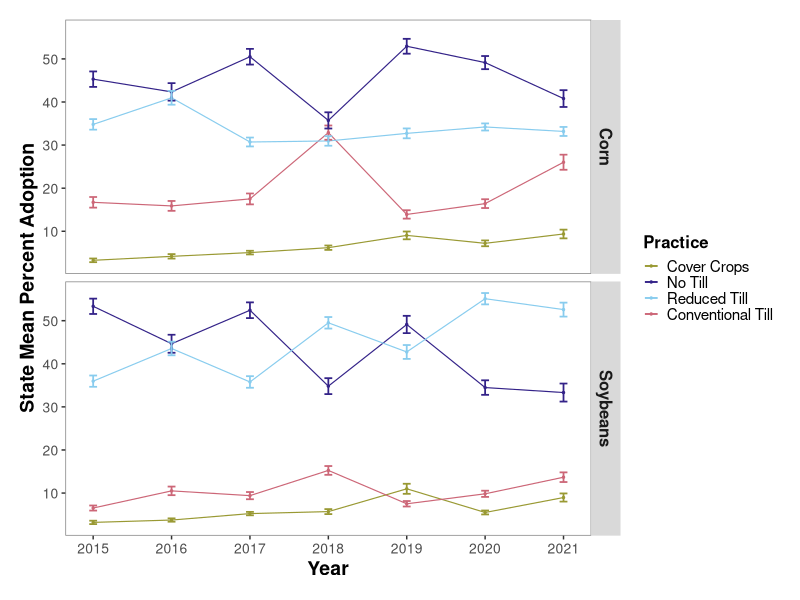
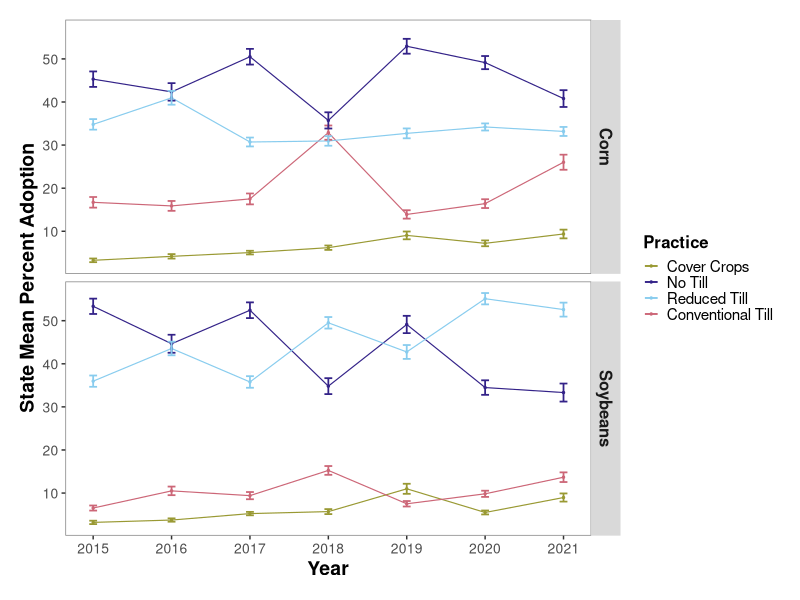

The R source for these figures, in order: (Note: this script raises an error after producing the figures.)
# OpTIS adoption rate information for Illinois and New York aggregated by counties 2015-2021.
# Data shared with AFT from Regrow analysis.
# Column "kpi_name" gives different types of land use areas, with "area" meaning the 
# analyzed acres of the county, tillage type/ cover crop / etc.
# units are ACRES

# load packages
library(reshape2) # for dcast()
library(ggplot2)
library(dplyr)


# to update data, run "download data.R"


# standard error
se <- function(x){sd(x)/(sqrt(length(x)))}

# load the data
datil <- read.csv("data/optis/datil_cleanlong.csv")




# what are the state average adoption rates by year and crop
means_cropyear <- datil %>% 
                group_by(state, year, crop_name, variable) %>%
                summarize(Mean = mean(value), se=se(value))
                          

# # what are the state average adoption rates by year (across all crops)
means_year <- datil%>%
              group_by(state, year, variable) %>%
              summarize(Mean = mean(value))

# what are the state average adoption rates across all available years (2015-2021) per crop?
means_crop <- datil%>%
                    group_by(state, crop_name, variable) %>%
                    summarize(Mean = mean(value), se=se(value))

# what are the state average adoption rates across MOST RECENT 4 YEARS 2018-2021?  
# note results not all that different between means_crop and means_crop_1821
# for now, will report most recent data:
means_crop_1821 <- datil%>%
              filter(year>2017) %>%
              group_by(crop_name, variable) %>%
              summarize(Mean = mean(value), se=se(value))

means_1821 <- datil%>%
  filter(year>2017) %>%
  group_by(variable) %>%
  summarize(Mean = mean(value), se=se(value))
# variable  Mean    se
# <chr>    <dbl> <dbl>
#   1 perc_cc   7.86 0.295
# 2 perc_ct  17.0  0.500
# 3 perc_nt  41.3  0.701
# 4 perc_rt  41.4  0.555

# what are the state average adoption rates across all years and crops
means_global <- datil%>%
                group_by(variable) %>%
                summarize(Mean = mean(value), se = se(value))


# plots for mean adoption rates

windows(xpinch=200, ypinch=200, width=5, height=5)


# State mean change over time
# facet by crop

pal4 <- c("#999933", "#332288", "#88ccee",  "#cc6677")


ggplot(data=means_cropyear, aes(x=year, y=Mean, group=variable)) +
  geom_line(aes(color=variable), linewidth=0.4) +
  geom_point(aes(color=variable), size=0.5) +
  geom_errorbar(aes(ymin=Mean-se, ymax=Mean+se, color=variable), width=0.1, linewidth=0.6) +
  scale_color_manual(values=pal4, 
                     name="Practice",
                     breaks=c("perc_cc", "perc_nt", "perc_rt", "perc_ct"),
                     labels=c("Cover Crops", "No Till", "Reduced Till", "Conventional Till")) +
  facet_grid(rows=vars(crop_name)) + 
  scale_x_continuous(breaks=seq(2015,2021, 1), name="Year") +
  ylab("State Mean Percent Adoption") +
  theme(
        panel.grid.minor=element_blank(), 
        panel.grid.major=element_blank() ,
        axis.text.x=element_text(size=10),
        axis.text.y=element_text(size=10),
        axis.title.x=element_text(size=14, face="bold"),
        axis.title.y=element_text(size=14, face="bold"),
        panel.background = element_rect(fill = 'white') ,
        panel.border=element_rect(color="grey50", fill=NA, linewidth=0.5),
        strip.text=element_text(size=12, face="bold"),
        legend.text=element_text(size=11),
        legend.title=element_text(size=12, face="bold"),
        plot.margin = unit(c(0.5,0.5,0.5,0.5), "cm"),
        legend.key=element_rect(fill="white"),
        legend.key.size = unit(0.4, "cm")
  )	 

ggsave("plots/state_rates_15-21_IL.png")


library(lme4)
# rate of change - all practices together
summary(lm(value~year*variable + county + crop_name, data=datil))
mem <- lmer(value~year*variable + crop_name + (1|county), data=datil)
isSingular(mem)
summary(lm(value~year, data=datil))
summary(lm(value~year*variable, data=datil))
summary(lm(value~year + crop_name, data=datil))
summary(lm(value~year + county, data=datil))
summary(lm(value~year*variable + crop_name, data=datil)) # no improvement with crop_name
summary(lm(value~year*variable + county, data=datil)) # no improvement with county

# rate of change - cover crops
# summary(lm(value~year, data=datil[datil$variable %in% "perc_cc",])) # R2 only 0.05, p is sig., slope=0.926
summary(lm(value~year + county, data=datil[datil$variable %in% "perc_cc",])) # improves R2 to 0.5, slope=0.99 (+/-0.07)
# Call:
#   lm(formula = value ~ year + county, data = datil[datil$variable %in% 
#                                                      "perc_cc", ])
# 
# Residuals:
#   Min      1Q  Median      3Q     Max 
# -14.267  -2.491  -0.324   1.764  38.313 
# 
# Coefficients:
#   Estimate Std. Error t value Pr(>|t|)    
# (Intercept)       -1.999e+03  1.371e+02 -14.585  < 2e-16 ***
#   year               9.935e-01  6.793e-02  14.626  < 2e-16 ***
#   countyAlexander    1.896e+00  1.912e+00   0.991 0.321642    
# countyBond         1.698e+00  1.912e+00   0.888 0.374561    
# countyBoone       -2.741e+00  1.912e+00  -1.433 0.151975    
# countyBrown       -3.217e-01  1.912e+00  -0.168 0.866411    
# countyBureau      -3.058e+00  1.912e+00  -1.600 0.109936    
# countyCalhoun      4.204e+00  1.912e+00   2.199 0.028068 *  
#   countyCarroll     -3.324e+00  1.912e+00  -1.739 0.082350 .  
# countyCass        -8.630e-02  1.912e+00  -0.045 0.964008    
# countyChampaign   -3.935e+00  1.912e+00  -2.058 0.039803 *  
#   countyChristian   -3.923e+00  1.912e+00  -2.052 0.040386 *  
#   countyClark       -1.388e+00  1.912e+00  -0.726 0.467889    
# countyClay         4.996e+00  1.912e+00   2.613 0.009084 ** 
#   countyClinton      6.573e+00  1.912e+00   3.437 0.000606 ***
#   countyColes       -2.940e+00  1.912e+00  -1.537 0.124428    
# countyCook        -2.629e+00  2.038e+00  -1.290 0.197300    
# countyCrawford     4.076e+00  1.912e+00   2.132 0.033205 *  
#   countyCumberland  -1.616e+00  1.912e+00  -0.845 0.398132    
# countyDeKalb      -4.573e+00  1.912e+00  -2.392 0.016906 *  
#   countyDeWitt      -4.538e+00  1.912e+00  -2.373 0.017782 *  
#   countyDouglas     -3.246e+00  1.912e+00  -1.698 0.089842 .  
# countyDuPage      -4.128e+00  2.636e+00  -1.566 0.117664    
# countyEdgar       -1.970e+00  1.912e+00  -1.030 0.303069    
# countyEdwards      1.137e+01  1.912e+00   5.948 3.49e-09 ***
#   countyEffingham    4.211e-01  1.912e+00   0.220 0.825711    
# countyFayette      8.500e-02  1.912e+00   0.044 0.964550    
# countyFord        -4.937e+00  1.912e+00  -2.582 0.009933 ** 
#   countyFranklin     6.956e+00  1.912e+00   3.638 0.000286 ***
#   countyFulton      -2.022e+00  1.912e+00  -1.057 0.290482    
# countyGallatin     8.374e+00  1.912e+00   4.380 1.29e-05 ***
#   countyGreene       3.934e+00  1.912e+00   2.058 0.039822 *  
#   countyGrundy      -5.009e+00  1.949e+00  -2.571 0.010266 *  
#   countyHamilton     7.630e+00  1.912e+00   3.990 6.97e-05 ***
#   countyHancock     -2.669e+00  1.912e+00  -1.396 0.163055    
# countyHardin       1.078e+01  1.948e+00   5.533 3.82e-08 ***
#   countyHenderson   -2.838e+00  1.912e+00  -1.484 0.138000    
# countyHenry       -3.516e+00  1.912e+00  -1.839 0.066156 .  
# countyIroquois    -3.949e+00  1.912e+00  -2.065 0.039099 *  
#   countyJackson     -2.862e-01  1.990e+00  -0.144 0.885682    
# countyJasper      -3.640e-01  1.912e+00  -0.190 0.849056    
# countyJefferson    5.178e+00  1.912e+00   2.708 0.006861 ** 
#   countyJersey       2.684e+00  1.912e+00   1.404 0.160668    
# countyJo Daviess  -2.657e-01  1.912e+00  -0.139 0.889505    
# countyJohnson      6.557e+00  1.912e+00   3.429 0.000625 ***
#   countyKane        -4.658e+00  1.912e+00  -2.436 0.014973 *  
#   countyKankakee    -2.404e+00  1.912e+00  -1.257 0.208853    
# countyKendall     -5.117e+00  2.039e+00  -2.510 0.012202 *  
#   countyKnox        -3.231e+00  1.912e+00  -1.690 0.091329 .  
# countyLaSalle     -4.122e+00  1.912e+00  -2.156 0.031292 *  
#   countyLawrence     8.533e+00  1.912e+00   4.463 8.79e-06 ***
#   countyLee         -4.006e+00  1.912e+00  -2.095 0.036340 *  
#   countyLivingston  -4.795e+00  1.912e+00  -2.508 0.012265 *  
#   countyLogan       -2.458e+00  1.912e+00  -1.285 0.198927    
# countyMacon       -3.723e+00  1.912e+00  -1.947 0.051730 .  
# countyMacoupin     2.489e-01  1.912e+00   0.130 0.896438    
# countyMadison      6.051e+00  1.912e+00   3.165 0.001589 ** 
#   countyMarion       7.706e-01  1.912e+00   0.403 0.687002    
# countyMarshall    -1.774e+00  1.912e+00  -0.928 0.353804    
# countyMason        2.978e+00  1.912e+00   1.558 0.119542    
# countyMassac       8.915e+00  1.912e+00   4.663 3.45e-06 ***
#   countyMcDonough   -3.982e+00  1.912e+00  -2.083 0.037466 *  
#   countyMcHenry     -2.193e+00  1.912e+00  -1.147 0.251663    
# countyMcLean      -4.325e+00  1.912e+00  -2.262 0.023855 *  
#   countyMenard       6.064e-02  1.912e+00   0.032 0.974705    
# countyMercer      -2.681e+00  1.912e+00  -1.402 0.161071    
# countyMonroe       1.477e+01  1.912e+00   7.726 2.22e-14 ***
#   countyMontgomery  -1.730e+00  1.912e+00  -0.905 0.365626    
# countyMorgan       9.661e-01  1.912e+00   0.505 0.613450    
# countyMoultrie    -3.359e+00  1.912e+00  -1.757 0.079236 .  
# countyOgle        -3.835e+00  1.912e+00  -2.006 0.045087 *  
#   countyPeoria      -1.950e+00  1.912e+00  -1.020 0.308008    
# countyPerry        2.572e+00  1.949e+00   1.320 0.187050    
# countyPiatt       -4.213e+00  1.949e+00  -2.162 0.030797 *  
#   countyPike        -7.272e-02  1.912e+00  -0.038 0.969667    
# countyPope         4.115e+00  1.912e+00   2.152 0.031557 *  
#   countyPulaski      9.439e+00  1.912e+00   4.937 8.98e-07 ***
#   countyPutnam      -1.189e+00  1.912e+00  -0.622 0.534181    
# countyRandolph     8.947e+00  1.912e+00   4.679 3.19e-06 ***
#   countyRichland     6.168e+00  1.912e+00   3.226 0.001288 ** 
#   countyRock Island -1.140e+00  1.912e+00  -0.596 0.551247    
# countySaline       4.892e+00  1.912e+00   2.559 0.010625 *  
#   countySangamon    -1.152e+00  1.912e+00  -0.602 0.547039    
# countySchuyler    -7.136e-01  1.912e+00  -0.373 0.709067    
# countyScott        2.727e+00  1.912e+00   1.426 0.154118    
# countyShelby      -2.193e+00  1.912e+00  -1.147 0.251662    
# countySt. Clair    1.580e+01  1.912e+00   8.262 3.52e-16 ***
#   countyStark       -4.130e+00  1.912e+00  -2.160 0.030957 *  
#   countyStephenson  -6.315e-01  1.912e+00  -0.330 0.741259    
# countyTazewell     1.476e-01  1.912e+00   0.077 0.938464    
# countyUnion        3.340e+00  1.912e+00   1.747 0.080945 .  
# countyVermilion   -3.295e+00  1.912e+00  -1.723 0.085108 .  
# countyWabash       3.338e+00  1.912e+00   1.746 0.081054 .  
# countyWarren      -3.298e+00  1.912e+00  -1.725 0.084779 .  
# countyWashington   1.510e+00  1.912e+00   0.790 0.429734    
# countyWayne        9.004e+00  1.912e+00   4.709 2.76e-06 ***
#   countyWhite        1.484e+01  1.912e+00   7.762 1.69e-14 ***
#   countyWhiteside   -2.197e+00  1.912e+00  -1.149 0.250703    
# countyWill        -2.576e+00  1.912e+00  -1.347 0.178160    
# countyWilliamson   5.116e+00  1.912e+00   2.676 0.007548 ** 
#   countyWinnebago    2.186e+00  1.912e+00   1.143 0.253208    
# countyWoodford    -2.457e+00  1.912e+00  -1.285 0.199064    
# ---
#   Signif. codes:  0 ‘***’ 0.001 ‘**’ 0.01 ‘*’ 0.05 ‘.’ 0.1 ‘ ’ 1
# 
# Residual standard error: 5.059 on 1291 degrees of freedom
# Multiple R-squared:  0.5398,	Adjusted R-squared:  0.5038 
# F-statistic: 14.99 on 101 and 1291 DF,  p-value: < 2.2e-16


# slope means that cc adoption is increasing by 1% per year. trend is significant (i.e. not zero)
# which looks about right given the plot above.
# at this rate we will reach 50% adoption in year ___?
# according to means_1821 cover crop adoption is at 7.9 (+/- 0.30)
# increasing by 1.0% per year
(50-7.9)/1  # 43 years to get to 50%.
2023+43 # 2066

# rate of change - no till
# summary(lm(value~year, data=datil[datil$variable %in% "perc_nt",])) # R2 only 0.02, p is sig., slope=-1.53
summary(lm(value~year + county, data=datil[datil$variable %in% "perc_nt",])) # improves R2 to 0.5, slope=-1.45 (+/0.2)
# Call:
#   lm(formula = value ~ year + county, data = datil[datil$variable %in% 
#                                                      "perc_nt", ])
# 
# Residuals:
#   Min      1Q  Median      3Q     Max 
# -47.793  -7.967   0.570   8.859  45.678 
# 
# Coefficients:
#   Estimate Std. Error t value Pr(>|t|)    
# (Intercept)       2964.5416   365.3666   8.114 1.12e-15 ***
#   year                -1.4494     0.1810  -8.006 2.59e-15 ***
#   countyAlexander     22.7698     5.1463   4.425 1.05e-05 ***
#   countyBond          23.9945     5.1463   4.663 3.44e-06 ***
#   countyBoone         -6.2040     5.1463  -1.206 0.228216    
# countyBrown         15.9678     5.1463   3.103 0.001958 ** 
#   countyBureau       -12.0224     5.1463  -2.336 0.019634 *  
#   countyCalhoun       14.2181     5.1463   2.763 0.005811 ** 
#   countyCarroll        5.9702     5.1463   1.160 0.246214    
# countyCass           0.6519     5.1463   0.127 0.899219    
# countyChampaign    -16.3785     5.1463  -3.183 0.001494 ** 
#   countyChristian    -23.3070     5.1463  -4.529 6.47e-06 ***
#   countyClark          6.3738     5.1463   1.239 0.215742    
# countyClay          10.1940     5.1463   1.981 0.047815 *  
#   countyClinton       10.1540     5.1463   1.973 0.048695 *  
#   countyColes        -20.2754     5.1463  -3.940 8.58e-05 ***
#   countyCook          29.1096     5.1463   5.656 1.89e-08 ***
#   countyCrawford      14.3107     5.1463   2.781 0.005500 ** 
#   countyCumberland     8.9264     5.1463   1.735 0.083059 .  
# countyDeKalb       -14.3494     5.1463  -2.788 0.005375 ** 
#   countyDeWitt        -2.1956     5.1463  -0.427 0.669710    
# countyDouglas      -22.7506     5.1463  -4.421 1.06e-05 ***
#   countyDuPage        -3.3129     5.1463  -0.644 0.519850    
# countyEdgar         -6.9115     5.1463  -1.343 0.179502    
# countyEdwards       23.5126     5.1463   4.569 5.37e-06 ***
#   countyEffingham     10.8127     5.1463   2.101 0.035825 *  
#   countyFayette       20.1866     5.1463   3.923 9.21e-05 ***
#   countyFord          -6.7757     5.1463  -1.317 0.188191    
# countyFranklin      24.8324     5.1463   4.825 1.56e-06 ***
#   countyFulton        18.3592     5.1463   3.567 0.000373 ***
#   countyGallatin      -5.9395     5.1463  -1.154 0.248652    
# countyGreene         8.7123     5.1463   1.693 0.090705 .  
# countyGrundy        -5.4404     5.1463  -1.057 0.290633    
# countyHamilton      11.3478     5.1463   2.205 0.027623 *  
#   countyHancock       -1.8791     5.1463  -0.365 0.715072    
# countyHardin        38.9906     5.1463   7.576 6.68e-14 ***
#   countyHenderson     -8.7048     5.1463  -1.691 0.090982 .  
# countyHenry         10.6191     5.1463   2.063 0.039265 *  
#   countyIroquois      -3.0976     5.1463  -0.602 0.547338    
# countyJackson       18.3450     5.1463   3.565 0.000377 ***
#   countyJasper        12.8278     5.1463   2.493 0.012802 *  
#   countyJefferson     22.9676     5.1463   4.463 8.78e-06 ***
#   countyJersey        12.7080     5.1463   2.469 0.013662 *  
#   countyJo Daviess     8.5825     5.1463   1.668 0.095612 .  
# countyJohnson       47.8497     5.1463   9.298  < 2e-16 ***
#   countyKane          -4.9055     5.1463  -0.953 0.340661    
# countyKankakee      -2.2385     5.1463  -0.435 0.663647    
# countyKendall       -1.4330     5.1463  -0.278 0.780708    
# countyKnox          15.3801     5.1463   2.989 0.002855 ** 
#   countyLaSalle       -8.4003     5.1463  -1.632 0.102855    
# countyLawrence       6.0957     5.1463   1.184 0.236435    
# countyLee          -16.4313     5.1463  -3.193 0.001442 ** 
#   countyLivingston    -6.5642     5.1463  -1.276 0.202347    
# countyLogan         -4.9220     5.1463  -0.956 0.339038    
# countyMacon        -12.8886     5.1463  -2.504 0.012384 *  
#   countyMacoupin      -9.6262     5.1463  -1.871 0.061634 .  
# countyMadison        4.7305     5.1463   0.919 0.358157    
# countyMarion        14.7020     5.1463   2.857 0.004346 ** 
#   countyMarshall      -9.0389     5.1463  -1.756 0.079252 .  
# countyMason        -10.1023     5.1463  -1.963 0.049854 *  
#   countyMassac        35.8206     5.1463   6.961 5.34e-12 ***
#   countyMcDonough     -7.9933     5.1463  -1.553 0.120612    
# countyMcHenry       -9.3239     5.1463  -1.812 0.070249 .  
# countyMcLean        -3.7133     5.1463  -0.722 0.470701    
# countyMenard        -1.6965     5.1463  -0.330 0.741709    
# countyMercer         9.0603     5.1463   1.761 0.078546 .  
# countyMonroe         1.2510     5.1463   0.243 0.807974    
# countyMontgomery    -1.4259     5.1463  -0.277 0.781765    
# countyMorgan        -8.1442     5.1463  -1.583 0.113766    
# countyMoultrie     -22.0329     5.1463  -4.281 1.99e-05 ***
#   countyOgle          -4.4175     5.1463  -0.858 0.390831    
# countyPeoria         3.0369     5.1463   0.590 0.555211    
# countyPerry         25.4155     5.1463   4.939 8.88e-07 ***
#   countyPiatt        -12.9911     5.1463  -2.524 0.011707 *  
#   countyPike          -5.9879     5.1463  -1.164 0.244820    
# countyPope          34.7311     5.1463   6.749 2.23e-11 ***
#   countyPulaski       30.4770     5.1463   5.922 4.05e-09 ***
#   countyPutnam         1.2733     5.1463   0.247 0.804622    
# countyRandolph      21.6641     5.1463   4.210 2.73e-05 ***
#   countyRichland       9.5998     5.1463   1.865 0.062350 .  
# countyRock Island    7.6715     5.1463   1.491 0.136283    
# countySaline         8.4425     5.1463   1.641 0.101139    
# countySangamon     -18.9021     5.1463  -3.673 0.000249 ***
#   countySchuyler      13.7677     5.1463   2.675 0.007559 ** 
#   countyScott          4.4609     5.1463   0.867 0.386194    
# countyShelby        -5.3531     5.1463  -1.040 0.298438    
# countySt. Clair      7.2640     5.1463   1.412 0.158331    
# countyStark         -4.9967     5.1463  -0.971 0.331755    
# countyStephenson     3.6950     5.1463   0.718 0.472890    
# countyTazewell     -13.4315     5.1463  -2.610 0.009159 ** 
#   countyUnion         28.5026     5.1463   5.539 3.68e-08 ***
#   countyVermilion     -1.4834     5.1463  -0.288 0.773206    
# countyWabash         3.8457     5.1463   0.747 0.455029    
# countyWarren        -6.8013     5.1463  -1.322 0.186534    
# countyWashington    16.0017     5.1463   3.109 0.001915 ** 
#   countyWayne         14.9115     5.1463   2.898 0.003823 ** 
#   countyWhite         13.8173     5.1463   2.685 0.007346 ** 
#   countyWhiteside     -6.6493     5.1463  -1.292 0.196564    
# countyWill          20.9042     5.1463   4.062 5.15e-05 ***
#   countyWilliamson    34.4139     5.1463   6.687 3.36e-11 ***
#   countyWinnebago      7.9516     5.1463   1.545 0.122559    
# countyWoodford      -9.9353     5.1463  -1.931 0.053749 .  
# ---
#   Signif. codes:  0 ‘***’ 0.001 ‘**’ 0.01 ‘*’ 0.05 ‘.’ 0.1 ‘ ’ 1
# 
# Residual standard error: 13.62 on 1312 degrees of freedom
# Multiple R-squared:  0.5692,	Adjusted R-squared:  0.5361 
# F-statistic: 17.16 on 101 and 1312 DF,  p-value: < 2.2e-16
# slope means that nt adoption is DECREASING on average by 1.5% per year.  trend is significant (i.e. not zero)
# which looks about right given the plot above.
# at this rate we will reach 50% adoption in year ___?
# according to means_1821 no till adoption is at 41.3% (+/- 0.70)
# decreasing by 1.45% per year
41.3/1.45  # in 28 years no no-till 


# rate of change - reduced till
# summary(lm(value~year, data=datil[datil$variable %in% "perc_rt",])) # R2 only 0.02, p is sig., slope=1.21
summary(lm(value~year + county, data=datil[datil$variable %in% "perc_rt",])) # improves R2 to 0.29, slope=1.14 (+/-0.2)
# Call:
#   lm(formula = value ~ year + county, data = datil[datil$variable %in% 
#                                                      "perc_rt", ])
# 
# Residuals:
#   Min      1Q  Median      3Q     Max 
# -40.751  -8.911  -1.352   7.481  42.664 
# 
# Coefficients:
#   Estimate Std. Error t value Pr(>|t|)    
# (Intercept)       -2.261e+03  3.479e+02  -6.500 1.14e-10 ***
#   year               1.142e+00  1.724e-01   6.624 5.09e-11 ***
#   countyAlexander   -1.481e+01  4.886e+00  -3.030 0.002490 ** 
#   countyBond        -1.368e+01  4.886e+00  -2.799 0.005195 ** 
#   countyBoone        5.246e+00  4.886e+00   1.074 0.283184    
# countyBrown       -8.456e+00  4.886e+00  -1.730 0.083780 .  
# countyBureau       4.690e+00  4.886e+00   0.960 0.337312    
# countyCalhoun     -1.294e+01  4.886e+00  -2.649 0.008167 ** 
#   countyCarroll      5.830e+00  4.886e+00   1.193 0.233024    
# countyCass        -1.764e+00  4.886e+00  -0.361 0.718212    
# countyChampaign    6.478e+00  4.886e+00   1.326 0.185151    
# countyChristian    3.979e+00  4.886e+00   0.814 0.415603    
# countyClark       -6.029e+00  4.886e+00  -1.234 0.217486    
# countyClay        -2.246e+00  4.886e+00  -0.460 0.645832    
# countyClinton     -4.578e+00  4.886e+00  -0.937 0.349034    
# countyColes       -1.862e-01  4.886e+00  -0.038 0.969601    
# countyCook        -2.055e+01  4.886e+00  -4.206 2.78e-05 ***
#   countyCrawford    -1.039e+01  4.886e+00  -2.126 0.033705 *  
#   countyCumberland  -3.437e+00  4.886e+00  -0.703 0.481976    
# countyDeKalb       1.165e+01  4.886e+00   2.385 0.017237 *  
#   countyDeWitt       2.383e+00  4.886e+00   0.488 0.625928    
# countyDouglas      2.008e+00  4.886e+00   0.411 0.681180    
# countyDuPage       1.901e+00  4.886e+00   0.389 0.697274    
# countyEdgar       -1.158e+00  4.886e+00  -0.237 0.812740    
# countyEdwards     -1.405e+01  4.886e+00  -2.875 0.004103 ** 
#   countyEffingham   -5.157e+00  4.886e+00  -1.055 0.291482    
# countyFayette     -1.300e+01  4.886e+00  -2.660 0.007916 ** 
#   countyFord         6.211e+00  4.886e+00   1.271 0.203902    
# countyFranklin    -1.281e+01  4.886e+00  -2.622 0.008855 ** 
#   countyFulton      -1.112e+01  4.886e+00  -2.276 0.023023 *  
#   countyGallatin     5.030e-02  4.886e+00   0.010 0.991788    
# countyGreene      -1.718e+00  4.886e+00  -0.352 0.725140    
# countyGrundy      -2.561e+00  5.087e+00  -0.503 0.614765    
# countyHamilton    -4.874e+00  4.886e+00  -0.997 0.318755    
# countyHancock     -8.292e-01  4.886e+00  -0.170 0.865282    
# countyHardin      -2.483e+01  4.980e+00  -4.987 6.97e-07 ***
#   countyHenderson    4.239e+00  4.886e+00   0.868 0.385823    
# countyHenry       -3.409e+00  4.886e+00  -0.698 0.485555    
# countyIroquois     2.256e+00  4.886e+00   0.462 0.644459    
# countyJackson     -1.120e+01  4.886e+00  -2.292 0.022087 *  
#   countyJasper      -3.985e+00  4.886e+00  -0.815 0.414984    
# countyJefferson   -1.239e+01  4.886e+00  -2.536 0.011344 *  
#   countyJersey      -7.416e+00  4.886e+00  -1.518 0.129332    
# countyJo Daviess  -2.261e+00  4.886e+00  -0.463 0.643710    
# countyJohnson     -3.392e+01  4.886e+00  -6.941 6.11e-12 ***
#   countyKane         9.031e+00  4.886e+00   1.848 0.064811 .  
# countyKankakee     1.078e+00  4.886e+00   0.221 0.825380    
# countyKendall     -7.198e+00  4.886e+00  -1.473 0.141005    
# countyKnox        -8.784e+00  4.886e+00  -1.798 0.072469 .  
# countyLaSalle     -6.121e+00  4.886e+00  -1.253 0.210528    
# countyLawrence    -5.709e+00  4.886e+00  -1.168 0.242919    
# countyLee          5.584e+00  4.886e+00   1.143 0.253353    
# countyLivingston  -1.735e+00  4.886e+00  -0.355 0.722626    
# countyLogan        5.942e+00  4.886e+00   1.216 0.224230    
# countyMacon        7.740e+00  4.886e+00   1.584 0.113462    
# countyMacoupin     5.085e+00  4.886e+00   1.041 0.298268    
# countyMadison     -1.202e+00  4.886e+00  -0.246 0.805661    
# countyMarion      -6.473e+00  4.886e+00  -1.325 0.185501    
# countyMarshall     6.130e+00  4.886e+00   1.255 0.209864    
# countyMason        7.594e+00  4.886e+00   1.554 0.120393    
# countyMassac      -2.453e+01  4.886e+00  -5.019 5.90e-07 ***
#   countyMcDonough    9.103e-01  4.886e+00   0.186 0.852239    
# countyMcHenry      4.029e+00  4.886e+00   0.825 0.409741    
# countyMcLean       8.109e-01  4.886e+00   0.166 0.868216    
# countyMenard       2.375e+00  4.886e+00   0.486 0.627030    
# countyMercer      -2.428e+00  4.886e+00  -0.497 0.619422    
# countyMonroe      -3.949e+00  4.886e+00  -0.808 0.419170    
# countyMontgomery  -9.739e-01  4.886e+00  -0.199 0.842052    
# countyMorgan      -3.340e+00  4.886e+00  -0.683 0.494412    
# countyMoultrie     5.116e+00  4.886e+00   1.047 0.295302    
# countyOgle         9.634e+00  4.886e+00   1.972 0.048876 *  
#   countyPeoria       3.337e-01  4.886e+00   0.068 0.945560    
# countyPerry       -1.599e+01  4.886e+00  -3.273 0.001092 ** 
#   countyPiatt        5.191e+00  4.886e+00   1.062 0.288319    
# countyPike        -1.105e-02  4.886e+00  -0.002 0.998196    
# countyPope        -2.588e+01  4.886e+00  -5.297 1.38e-07 ***
#   countyPulaski     -1.846e+01  4.886e+00  -3.778 0.000165 ***
#   countyPutnam      -4.814e-01  4.886e+00  -0.099 0.921540    
# countyRandolph    -1.439e+01  4.886e+00  -2.944 0.003292 ** 
#   countyRichland    -2.417e+00  4.886e+00  -0.495 0.620923    
# countyRock Island -6.766e-01  4.886e+00  -0.138 0.889900    
# countySaline      -5.453e+00  4.886e+00  -1.116 0.264687    
# countySangamon     1.314e+00  4.886e+00   0.269 0.788105    
# countySchuyler    -5.272e+00  4.886e+00  -1.079 0.280798    
# countyScott       -2.517e+00  4.886e+00  -0.515 0.606572    
# countyShelby       1.148e+00  4.886e+00   0.235 0.814236    
# countySt. Clair   -2.051e+00  4.886e+00  -0.420 0.674766    
# countyStark        3.793e+00  4.886e+00   0.776 0.437754    
# countyStephenson   4.042e+00  4.886e+00   0.827 0.408266    
# countyTazewell     3.105e+00  4.886e+00   0.635 0.525220    
# countyUnion       -2.047e+01  4.886e+00  -4.189 2.99e-05 ***
#   countyVermilion   -7.605e-01  4.886e+00  -0.156 0.876340    
# countyWabash      -1.627e+00  4.886e+00  -0.333 0.739168    
# countyWarren       1.187e+00  4.886e+00   0.243 0.808102    
# countyWashington  -7.131e+00  4.886e+00  -1.459 0.144708    
# countyWayne       -5.927e+00  4.886e+00  -1.213 0.225346    
# countyWhite       -7.295e+00  4.886e+00  -1.493 0.135684    
# countyWhiteside    5.492e+00  4.886e+00   1.124 0.261222    
# countyWill        -1.340e+01  4.886e+00  -2.743 0.006171 ** 
#   countyWilliamson  -2.141e+01  4.886e+00  -4.381 1.27e-05 ***
#   countyWinnebago    8.765e-01  4.886e+00   0.179 0.857676    
# countyWoodford     3.964e+00  4.886e+00   0.811 0.417427    
# ---
#   Signif. codes:  0 ‘***’ 0.001 ‘**’ 0.01 ‘*’ 0.05 ‘.’ 0.1 ‘ ’ 1
# 
# Residual standard error: 12.93 on 1309 degrees of freedom
# Multiple R-squared:  0.3367,	Adjusted R-squared:  0.2855 
# F-statistic: 6.579 on 101 and 1309 DF,  p-value: < 2.2e-16

# slope means that rt adoption is increasing on average by 1.1% per year.  trend is significant (i.e. not zero)
# which looks about right given the plot above.
# at this rate we will reach 50% adoption in year ___?
# according to means_1821 rt adoption is at 41.4 (+/- 0.55)
# increasing by 1.14% per year
(50-41.4)/1.14  # 8 years to get to 50% adoption 
2023+8 # 2031

# rate of change - conventional till
# summary(lm(value~year, data=datil[datil$variable %in% "perc_ct",])) # R2 only 0.01, p is sig., slope=0.80
summary(lm(value~year + county, data=datil[datil$variable %in% "perc_ct",])) # improves R2 to 0.36, slope=0.80 (+/-0.1)
# Call:
#   lm(formula = value ~ year + county, data = datil[datil$variable %in% 
#                                                      "perc_ct", ])
# 
# Residuals:
#   Min      1Q  Median      3Q     Max 
# -25.247  -6.208  -1.859   3.726  47.757 
# 
# Coefficients:
#   Estimate Std. Error t value Pr(>|t|)    
# (Intercept)       -1566.2974   280.8973  -5.576 2.99e-08 ***
#   year                  0.7845     0.1392   5.636 2.14e-08 ***
#   countyAlexander      -8.0506     4.0068  -2.009 0.044722 *  
#   countyBond          -10.1269     3.9319  -2.576 0.010118 *  
#   countyBoone           1.0270     3.9319   0.261 0.793983    
# countyBrown          -9.1048     3.9319  -2.316 0.020735 *  
#   countyBureau          7.7794     3.9319   1.979 0.048080 *  
#   countyCalhoun        -4.0223     3.9319  -1.023 0.306508    
# countyCarroll       -11.6402     3.9319  -2.960 0.003128 ** 
#   countyCass            1.2114     3.9319   0.308 0.758056    
# countyChampaign      10.4037     3.9319   2.646 0.008245 ** 
#   countyChristian      19.9424     3.9319   5.072 4.51e-07 ***
#   countyClark          -1.5472     3.9319  -0.394 0.694013    
# countyClay           -8.1705     3.9319  -2.078 0.037907 *  
#   countyClinton        -6.2049     3.9319  -1.578 0.114789    
# countyColes          20.7860     3.9319   5.286 1.46e-07 ***
#   countyCook          -10.6254     4.0068  -2.652 0.008104 ** 
#   countyCrawford       -6.4214     3.9319  -1.633 0.102683    
# countyCumberland     -5.2969     3.9319  -1.347 0.178168    
# countyDeKalb          3.3057     3.9319   0.841 0.400655    
# countyDeWitt          0.3787     3.9319   0.096 0.923280    
# countyDouglas        21.2994     3.9319   5.417 7.22e-08 ***
#   countyDuPage         -1.7258     4.3086  -0.401 0.688823    
# countyEdgar           7.8157     3.9319   1.988 0.047048 *  
#   countyEdwards       -11.5478     3.9319  -2.937 0.003373 ** 
#   countyEffingham      -5.9030     3.9319  -1.501 0.133524    
# countyFayette        -7.2711     3.9319  -1.849 0.064649 .  
# countyFord            1.0005     3.9319   0.254 0.799183    
# countyFranklin      -13.2604     3.9319  -3.372 0.000767 ***
#   countyFulton         -7.7190     3.9319  -1.963 0.049840 *  
#   countyGallatin        6.1278     3.9319   1.558 0.119365    
# countyGreene         -6.5358     3.9319  -1.662 0.096708 .  
# countyGrundy         -1.8933     3.9319  -0.482 0.630219    
# countyHamilton       -7.2448     3.9319  -1.843 0.065622 .  
# countyHancock         3.1513     3.9319   0.801 0.423011    
# countyHardin        -10.1848     5.0761  -2.006 0.045019 *  
#   countyHenderson       4.6411     3.9319   1.180 0.238073    
# countyHenry          -8.5525     3.9319  -2.175 0.029800 *  
#   countyIroquois        1.0236     3.9319   0.260 0.794648    
# countyJackson        -7.8699     3.9319  -2.002 0.045544 *  
#   countyJasper         -9.3942     3.9319  -2.389 0.017027 *  
#   countyJefferson     -12.7719     3.9319  -3.248 0.001191 ** 
#   countyJersey         -5.0834     3.9319  -1.293 0.196290    
# countyJo Daviess     -6.9107     3.9319  -1.758 0.079052 .  
# countyJohnson       -15.0029     4.4447  -3.375 0.000759 ***
#   countyKane           -4.1964     3.9319  -1.067 0.286055    
# countyKankakee        0.6170     3.9319   0.157 0.875337    
# countyKendall        -3.0264     3.9319  -0.770 0.441617    
# countyKnox          -10.2056     3.9319  -2.596 0.009550 ** 
#   countyLaSalle        11.4996     3.9319   2.925 0.003508 ** 
#   countyLawrence       -0.9908     3.9319  -0.252 0.801082    
# countyLee            11.4162     3.9319   2.903 0.003753 ** 
#   countyLivingston      1.3927     3.9319   0.354 0.723240    
# countyLogan          -0.4451     3.9319  -0.113 0.909878    
# countyMacon           5.5645     3.9319   1.415 0.157246    
# countyMacoupin        5.0857     3.9319   1.293 0.196089    
# countyMadison        -3.3821     3.9319  -0.860 0.389858    
# countyMarion         -8.5882     3.9319  -2.184 0.029125 *  
#   countyMarshall        3.5057     3.9319   0.892 0.372766    
# countyMason           2.6886     3.9319   0.684 0.494228    
# countyMassac        -12.6730     3.9319  -3.223 0.001300 ** 
#   countyMcDonough       7.4854     3.9319   1.904 0.057165 .  
# countyMcHenry         5.4693     3.9319   1.391 0.164460    
# countyMcLean          3.3914     3.9319   0.863 0.388549    
# countyMenard         -0.1801     3.9319  -0.046 0.963471    
# countyMercer         -6.5632     3.9319  -1.669 0.095317 .  
# countyMonroe          3.1509     3.9319   0.801 0.423063    
# countyMontgomery      2.7785     3.9319   0.707 0.479911    
# countyMorgan         11.8076     3.9319   3.003 0.002725 ** 
#   countyMoultrie       17.4437     3.9319   4.436 9.92e-06 ***
#   countyOgle           -5.2208     3.9319  -1.328 0.184477    
# countyPeoria         -2.8465     3.9319  -0.724 0.469230    
# countyPerry         -13.4542     3.9319  -3.422 0.000642 ***
#   countyPiatt           8.3619     3.9319   2.127 0.033636 *  
#   countyPike            5.9559     3.9319   1.515 0.130081    
# countyPope          -10.9980     3.9319  -2.797 0.005232 ** 
#   countyPulaski       -12.4862     3.9319  -3.176 0.001531 ** 
#   countyPutnam         -0.3318     3.9319  -0.084 0.932757    
# countyRandolph       -8.6270     3.9319  -2.194 0.028406 *  
#   countyRichland       -7.3946     3.9319  -1.881 0.060243 .  
# countyRock Island    -7.1147     3.9319  -1.809 0.070610 .  
# countySaline         -3.5318     3.9319  -0.898 0.369228    
# countySangamon       18.0904     3.9319   4.601 4.62e-06 ***
#   countySchuyler       -8.6988     3.9319  -2.212 0.027116 *  
#   countyScott          -1.8768     3.9319  -0.477 0.633214    
# countyShelby          4.6249     3.9319   1.176 0.239708    
# countySt. Clair      -4.7090     3.9319  -1.198 0.231279    
# countyStark           1.4001     3.9319   0.356 0.721842    
# countyStephenson     -8.3031     3.9319  -2.112 0.034903 *  
#   countyTazewell       10.7528     3.9319   2.735 0.006328 ** 
#   countyUnion          -9.4937     4.0068  -2.369 0.017964 *  
#   countyVermilion       2.3291     3.9319   0.592 0.553715    
# countyWabash         -2.6135     3.9319  -0.665 0.506372    
# countyWarren          4.6256     3.9319   1.176 0.239646    
# countyWashington     -9.8650     3.9319  -2.509 0.012230 *  
#   countyWayne          -9.2636     3.9319  -2.356 0.018621 *  
#   countyWhite          -7.1835     3.9319  -1.827 0.067936 .  
# countyWhiteside       1.1798     3.9319   0.300 0.764172    
# countyWill          -10.4335     3.9319  -2.654 0.008063 ** 
#   countyWilliamson    -14.6437     3.9319  -3.724 0.000204 ***
#   countyWinnebago      -9.1806     3.9319  -2.335 0.019701 *  
#   countyWoodford        6.3137     3.9319   1.606 0.108572    
# ---
#   Signif. codes:  0 ‘***’ 0.001 ‘**’ 0.01 ‘*’ 0.05 ‘.’ 0.1 ‘ ’ 1
# 
# Residual standard error: 10.4 on 1292 degrees of freedom
# Multiple R-squared:  0.413,	Adjusted R-squared:  0.3671 
# F-statistic: 8.998 on 101 and 1292 DF,  p-value: < 2.2e-16


# slope means that ct adoption is increasing on average by 0.8% per year.  trend is significant (i.e. not zero)
# which looks about right given the plot above.
# at this rate we will reach 50% adoption in year ___?
# According to means_1821 conventional till adoption is at 17.0% (+/- 0.50)
# increasing by 0.78% per year
(50-17)/0.78  # 42 years to get to 50% adoption
2023+42 # 2065














# which counties have at least 5 years of consecutive measurements?
# work with a subset of data
subs <- datw[,c(1,2,5,4)]
# 
subs <- subs %>%
  group_by(state, county, crop_name) %>%
  mutate(con_yrs = cumsum(c(1, diff(year)>1))) %>%  # make col that is "1" for consecutive years, 2 if non-consecutive years
  group_by(state, county, crop_name, con_yrs) %>% # group by new column
  mutate(start = min(year), end = max(year), diff=end - start) # list first and last year of consecutive groups

# join back together with rest of data
datw2 <- left_join(datw, subs) %>%
  filter(diff>4) # only keep county-crop-years with at least 5 years consecutive data 2015-2021
# removes 102 county-crop-years
ggplot(data=datw2, aes(y=perc_cc, x=year, group=county)) +
  geom_line(aes(color=county), show.legend=F) + #, position="jitter", size=0.5) +
  facet_grid(rows=vars(crop_name), cols=vars(state))
unique(datw2$diff)

sum(is.na(datw$perc_cc))
sum(is.na(datw$acres))
sum(is.na(datw$cc.acres))
test <- datw[rowSums(is.na(datw))>0,]
# turns out that we create NAs for counties where certain kpi_names are not measured
# for that county that year that crop
# so need to do the subs code above for each kpi_name